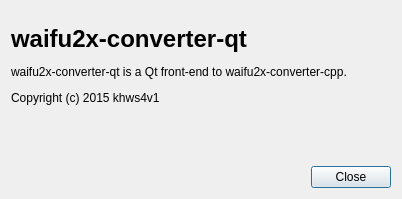
<?xml version="1.0" encoding="UTF-8"?>
<ui version="4.0">
 <class>AboutDialog</class>
 <widget class="QDialog" name="AboutDialog">
  <property name="geometry">
   <rect>
    <x>0</x>
    <y>0</y>
    <width>402</width>
    <height>199</height>
   </rect>
  </property>
  <property name="windowTitle">
   <string>About</string>
  </property>
  <layout class="QVBoxLayout" name="verticalLayout">
   <item>
    <widget class="QLabel" name="label">
     <property name="text">
      <string>&lt;html&gt;&lt;head/&gt;&lt;body&gt;&lt;p&gt;&lt;span style=&quot; font-size:xx-large; font-weight:600;&quot;&gt;waifu2x-converter-qt&lt;/span&gt;&lt;/p&gt;&lt;p&gt;waifu2x-converter-qt is a Qt front-end to waifu2x-converter-cpp.&lt;/p&gt;&lt;p&gt;Copyright (c) 2015 khws4v1&lt;/p&gt;&lt;p&gt;&lt;br/&gt;&lt;/p&gt;&lt;/body&gt;&lt;/html&gt;</string>
     </property>
    </widget>
   </item>
   <item>
    <widget class="QDialogButtonBox" name="buttonBox">
     <property name="orientation">
      <enum>Qt::Horizontal</enum>
     </property>
     <property name="standardButtons">
      <set>QDialogButtonBox::Close</set>
     </property>
    </widget>
   </item>
  </layout>
 </widget>
 <resources/>
 <connections>
  <connection>
   <sender>buttonBox</sender>
   <signal>accepted()</signal>
   <receiver>AboutDialog</receiver>
   <slot>accept()</slot>
   <hints>
    <hint type="sourcelabel">
     <x>248</x>
     <y>254</y>
    </hint>
    <hint type="destinationlabel">
     <x>157</x>
     <y>274</y>
    </hint>
   </hints>
  </connection>
  <connection>
   <sender>buttonBox</sender>
   <signal>rejected()</signal>
   <receiver>AboutDialog</receiver>
   <slot>reject()</slot>
   <hints>
    <hint type="sourcelabel">
     <x>316</x>
     <y>260</y>
    </hint>
    <hint type="destinationlabel">
     <x>286</x>
     <y>274</y>
    </hint>
   </hints>
  </connection>
 </connections>
</ui>
